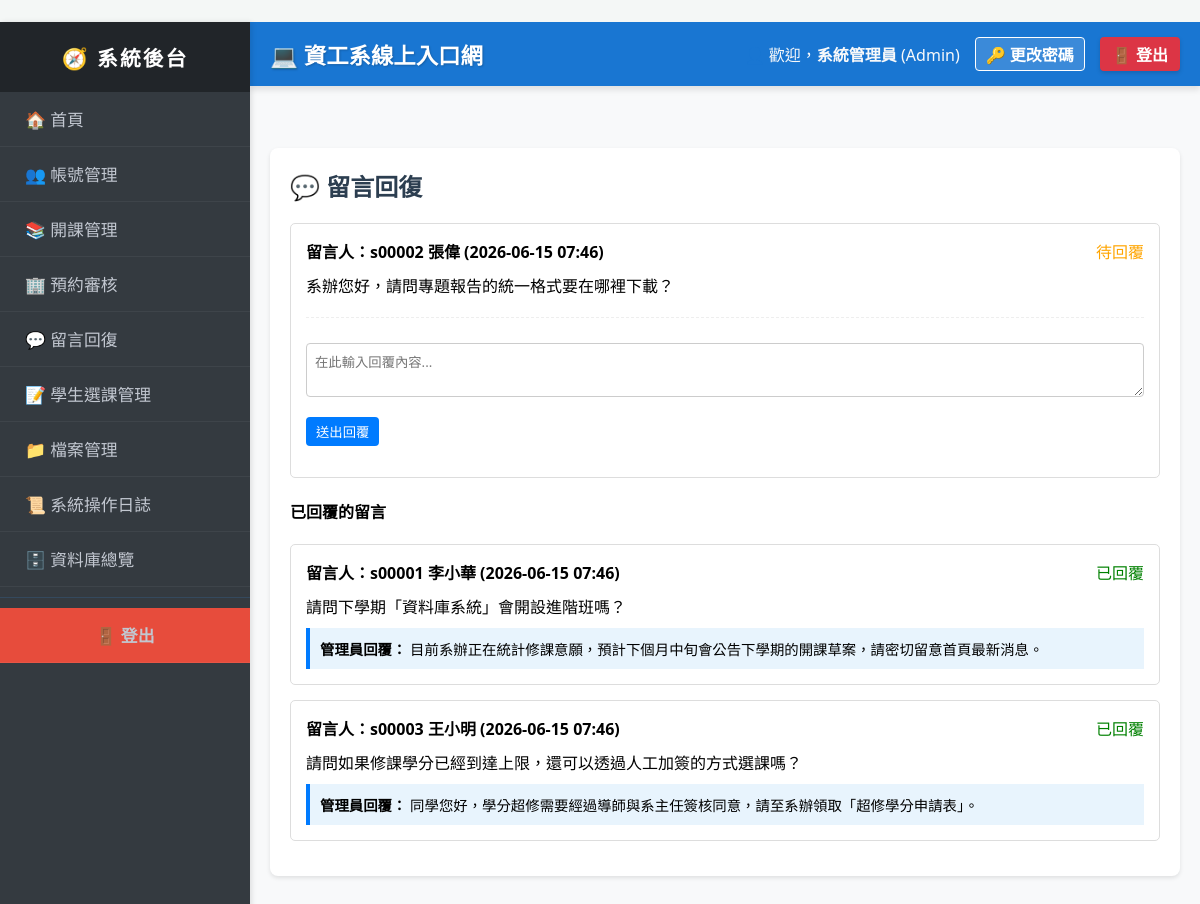
The app's page /index.php?page=review_messages (signed in), older data.
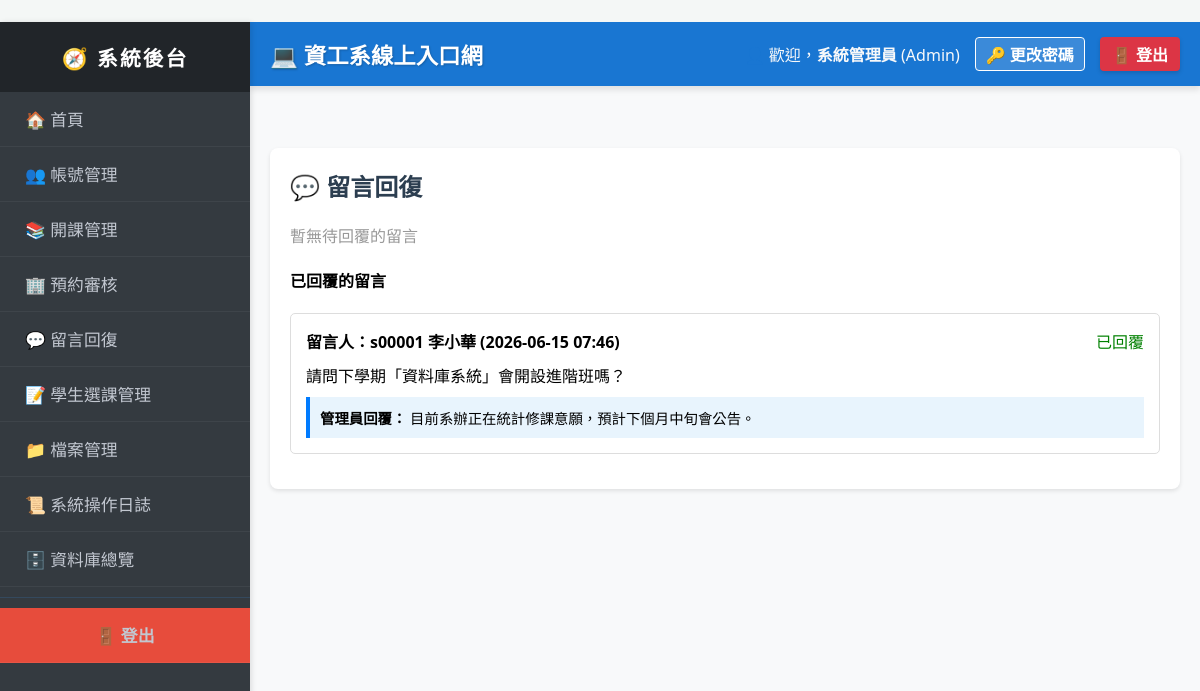
The same page, newer data.
### tables this page shows
CREATE TABLE Messages (
    message_id INT AUTO_INCREMENT PRIMARY KEY,
    sender_id INT NOT NULL,
    content TEXT NOT NULL,
    reply_content TEXT,
    created_at TIMESTAMP DEFAULT CURRENT_TIMESTAMP,
    is_public BOOLEAN DEFAULT FALSE,
    FOREIGN KEY (sender_id) REFERENCES Users(id) ON DELETE CASCADE
);

CREATE TABLE Students (
    student_id VARCHAR(50) PRIMARY KEY,
    user_id INT NOT NULL,
    name VARCHAR(100) NOT NULL,
    enrollment_year INT,
    FOREIGN KEY (user_id) REFERENCES Users(id) ON DELETE CASCADE
);

### modules/admin/review_messages.php (the view, shortened to what this page needs)
﻿<div class="card">
    <h2>💬 留言回復</h2>
    <?php
    if($_SESSION['role'] != 'Admin') {
        echo "<p style='color:red;'>只有管理員可以使用此功能。</p>";
    } else {
        $pending_messages = $conn->query(
            "SELECT m.message_id, u.username, s.name as student_name, s.student_id,
                    m.content, m.created_at
             FROM Messages m
             JOIN Users u ON m.sender_id = u.id
             LEFT JOIN Students s ON u.id = s.user_id
             WHERE m.reply_content IS NULL
             ORDER BY m.created_at DESC"
        );
        if($pending_messages->num_rows > 0) {
            while($msg = $pending_messages->fetch_assoc()) {
                echo "<div style='border:1px solid #ddd; padding:15px; border-radius:5px; margin-bottom:15px;'>";
                echo "<div style='display:flex; justify-content:space-between;'>";
                echo "<strong>留言人：" . htmlspecialchars($msg['student_id'] ?? $msg['username']) . " " . htmlspecialchars($msg['student_name'] ?? $msg['username']) . " (" . date('Y-m-d H:i', strtotime($msg['created_at'])) . ")</strong>";
                echo "<span style='color:orange;'>待回覆</span>";
                echo "</div>";
                echo "<p style='margin:10px 0;'>" . htmlspecialchars($msg['content']) . "</p>";
                echo "<hr style='border:0; border-top:1px dashed #eee;'>";
                echo "<form method='POST'>";
                echo "<textarea name='reply_content' rows='2' style='width:100%; padding:8px; border:1px solid #ccc; border-radius:4px;' placeholder='在此輸入回覆內容...'></textarea>";
                echo "<button type='submit' name='submit_reply' class='btn' style='margin-top:5px; background:#007bff; padding:5px 10px;'>送出回覆</button>";
                echo "</form>";
                echo "</div>";
            }
        } else {
            echo "<p style='color:#999;'>暫無待回覆的留言</p>";
        }
        $replied_messages = $conn->query(
            "SELECT m.message_id, u.username, s.name as student_name, s.student_id,
                    m.content, m.reply_content, m.created_at
             FROM Messages m
             JOIN Users u ON m.sender_id = u.id
             LEFT JOIN Students s ON u.id = s.user_id
             WHERE m.reply_content IS NOT NULL
             ORDER BY m.created_at DESC
             LIMIT 5"
        );
        if($replied_messages->num_rows > 0) {
            echo "<h4>已回覆的留言</h4>";
            while($msg = $replied_messages->fetch_assoc()) {
                echo "<div style='border:1px solid #ddd; padding:15px; border-radius:5px; margin-bottom:15px;'>";
                echo "<div style='display:flex; justify-content:space-between;'>";
                echo "<strong>留言人：" . htmlspecialchars($msg['student_id'] ?? $msg['username']) . " " . htmlspecialchars($msg['student_name'] ?? $msg['username']) . " (" . date('Y-m-d H:i', strtotime($msg['created_at'])) . ")</strong>";
                echo "<span style='color:green;'>已回覆</span>";
                echo "</div>";
                echo "<p style='margin:10px 0;'>" . htmlspecialchars($msg['content']) . "</p>";
                echo "<div style='background:#e8f4fd; padding:10px; border-left:4px solid #007bff; margin-top:10px;'>";
                echo "<p style='margin:0; font-size:0.9em;'><strong>管理員回覆：</strong> " . htmlspecialchars($msg['reply_content']) . "</p>";
                echo "</div>";
                echo "</div>";
            }
        }
    }
    ?>
</div>

Row changes from the older to the newer data that the page shows:
removed messages: students.student_id "s00002", students.name "張偉", created_at "2026-06-15 07:46", content "系辦您好，請問專題報告的統一格式要在哪裡下載？", shown under "💬 留言回復"
removed messages: students.student_id "s00003", students.name "王小明", created_at "2026-06-15 07:46", content "請問如果修課學分已經到達上限，還可以透過人工加簽的方式選課嗎？", reply_content "同學您好，學分超修需要經過導師與系主任簽核同意，請至系辦領取「超修學分申請表」。", shown under "已回覆的留言"
changed messages "請問下學期「資料庫系統」會開設進階班嗎？": reply_content "目前系辦正在統計修課意願，預計下個月中旬會公告下學期的開課草案，請密切留意首頁最新消息。" → "目前系辦正在統計修課意願，預計下個月中旬會公告。"
Text that changed along with them:
text now shown: "暫無待回覆的留言"
